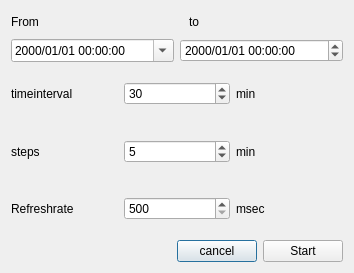
<?xml version="1.0" encoding="UTF-8"?>
<ui version="4.0">
 <class>Movie</class>
 <widget class="QDialog" name="Movie">
  <property name="geometry">
   <rect>
    <x>0</x>
    <y>0</y>
    <width>354</width>
    <height>273</height>
   </rect>
  </property>
  <property name="windowTitle">
   <string>Movie settings</string>
  </property>
  <property name="windowIcon">
   <iconset resource="../Ressources.qrc">
    <normaloff>:/Icons/Icons/film27.svg</normaloff>:/Icons/Icons/film27.svg</iconset>
  </property>
  <layout class="QGridLayout" name="gridLayout">
   <item row="0" column="0">
    <layout class="QVBoxLayout" name="verticalLayout_2">
     <item>
      <layout class="QVBoxLayout" name="verticalLayout">
       <item>
        <layout class="QHBoxLayout" name="horizontalLayout">
         <item>
          <widget class="QLabel" name="label">
           <property name="text">
            <string>From</string>
           </property>
          </widget>
         </item>
         <item>
          <spacer name="horizontalSpacer">
           <property name="orientation">
            <enum>Qt::Horizontal</enum>
           </property>
           <property name="sizeHint" stdset="0">
            <size>
             <width>40</width>
             <height>20</height>
            </size>
           </property>
          </spacer>
         </item>
         <item>
          <widget class="QLabel" name="label_3">
           <property name="text">
            <string>to</string>
           </property>
          </widget>
         </item>
         <item>
          <spacer name="horizontalSpacer_3">
           <property name="orientation">
            <enum>Qt::Horizontal</enum>
           </property>
           <property name="sizeHint" stdset="0">
            <size>
             <width>40</width>
             <height>20</height>
            </size>
           </property>
          </spacer>
         </item>
        </layout>
       </item>
       <item>
        <layout class="QHBoxLayout" name="horizontalLayout_2">
         <item>
          <widget class="QDateTimeEdit" name="Itime">
           <property name="displayFormat">
            <string>yyyy/MM/dd hh:mm:ss</string>
           </property>
           <property name="calendarPopup">
            <bool>true</bool>
           </property>
           <property name="timeSpec">
            <enum>Qt::UTC</enum>
           </property>
          </widget>
         </item>
         <item>
          <widget class="QDateTimeEdit" name="Ltime">
           <property name="displayFormat">
            <string>yyyy/MM/dd hh:mm:ss</string>
           </property>
           <property name="timeSpec">
            <enum>Qt::UTC</enum>
           </property>
          </widget>
         </item>
        </layout>
       </item>
      </layout>
     </item>
     <item>
      <layout class="QHBoxLayout" name="horizontalLayout_3">
       <item>
        <widget class="QLabel" name="label_2">
         <property name="text">
          <string>timeinterval</string>
         </property>
        </widget>
       </item>
       <item>
        <widget class="QSpinBox" name="timeinterval">
         <property name="toolTip">
          <string>Horizontal plot axis amplitude</string>
         </property>
         <property name="minimum">
          <number>10</number>
         </property>
         <property name="maximum">
          <number>120</number>
         </property>
         <property name="singleStep">
          <number>10</number>
         </property>
         <property name="value">
          <number>30</number>
         </property>
        </widget>
       </item>
       <item>
        <widget class="QLabel" name="label_4">
         <property name="text">
          <string>min</string>
         </property>
        </widget>
       </item>
      </layout>
     </item>
     <item>
      <layout class="QHBoxLayout" name="horizontalLayout_6">
       <item>
        <widget class="QLabel" name="label_7">
         <property name="text">
          <string>steps</string>
         </property>
        </widget>
       </item>
       <item>
        <widget class="QSpinBox" name="step">
         <property name="toolTip">
          <string>each new plot will be shifted by this amount in the increasing time, keeping the plot horizontal time amplitude unchanged. </string>
         </property>
         <property name="minimum">
          <number>1</number>
         </property>
         <property name="maximum">
          <number>30</number>
         </property>
         <property name="value">
          <number>5</number>
         </property>
        </widget>
       </item>
       <item>
        <widget class="QLabel" name="label_8">
         <property name="text">
          <string>min</string>
         </property>
        </widget>
       </item>
      </layout>
     </item>
     <item>
      <layout class="QHBoxLayout" name="horizontalLayout_4">
       <item>
        <widget class="QLabel" name="label_5">
         <property name="text">
          <string>Refreshrate</string>
         </property>
        </widget>
       </item>
       <item>
        <widget class="QSpinBox" name="rate">
         <property name="toolTip">
          <string>a new plot, with the new time axis, will be displayed cycled  at the rate displayed here. </string>
         </property>
         <property name="minimum">
          <number>500</number>
         </property>
         <property name="maximum">
          <number>60000</number>
         </property>
         <property name="singleStep">
          <number>1000</number>
         </property>
         <property name="value">
          <number>500</number>
         </property>
        </widget>
       </item>
       <item>
        <widget class="QLabel" name="label_6">
         <property name="text">
          <string>msec</string>
         </property>
        </widget>
       </item>
      </layout>
     </item>
     <item>
      <layout class="QHBoxLayout" name="horizontalLayout_5">
       <item>
        <spacer name="horizontalSpacer_2">
         <property name="orientation">
          <enum>Qt::Horizontal</enum>
         </property>
         <property name="sizeHint" stdset="0">
          <size>
           <width>40</width>
           <height>20</height>
          </size>
         </property>
        </spacer>
       </item>
       <item>
        <widget class="QPushButton" name="cancelbutton">
         <property name="text">
          <string>cancel</string>
         </property>
         <property name="icon">
          <iconset resource="../Ressources.qrc">
           <normaloff>:/Icons/Icons/cancel4.svg</normaloff>:/Icons/Icons/cancel4.svg</iconset>
         </property>
        </widget>
       </item>
       <item>
        <widget class="QPushButton" name="startbutton">
         <property name="text">
          <string>Start</string>
         </property>
         <property name="icon">
          <iconset resource="../Ressources.qrc">
           <normaloff>:/Icons/Icons/film27.svg</normaloff>:/Icons/Icons/film27.svg</iconset>
         </property>
        </widget>
       </item>
      </layout>
     </item>
    </layout>
   </item>
  </layout>
 </widget>
 <resources>
  <include location="../Ressources.qrc"/>
 </resources>
 <connections>
  <connection>
   <sender>cancelbutton</sender>
   <signal>pressed()</signal>
   <receiver>Movie</receiver>
   <slot>reject()</slot>
   <hints>
    <hint type="sourcelabel">
     <x>198</x>
     <y>190</y>
    </hint>
    <hint type="destinationlabel">
     <x>166</x>
     <y>110</y>
    </hint>
   </hints>
  </connection>
  <connection>
   <sender>startbutton</sender>
   <signal>pressed()</signal>
   <receiver>Movie</receiver>
   <slot>accept()</slot>
   <hints>
    <hint type="sourcelabel">
     <x>283</x>
     <y>190</y>
    </hint>
    <hint type="destinationlabel">
     <x>166</x>
     <y>110</y>
    </hint>
   </hints>
  </connection>
 </connections>
</ui>
